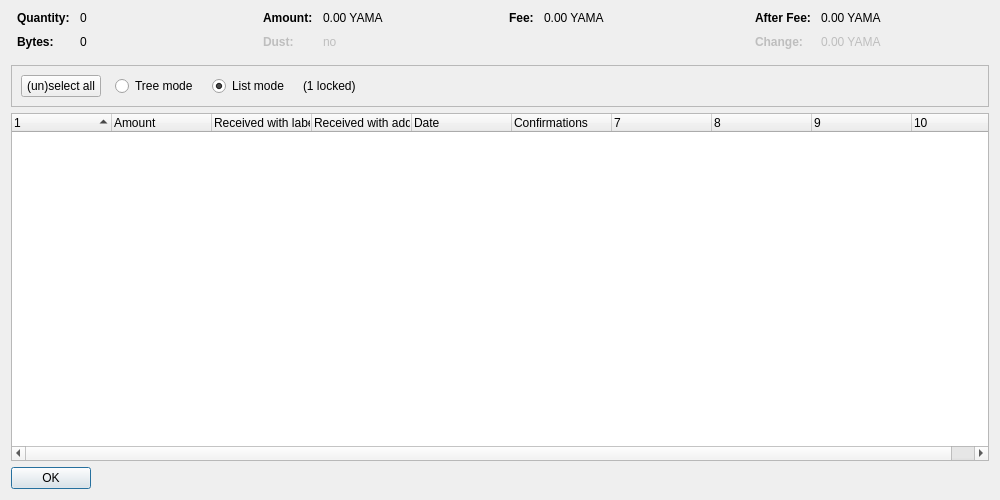
<?xml version="1.0" encoding="UTF-8"?>
<ui version="4.0">
 <class>CoinControlDialog</class>
 <widget class="QDialog" name="CoinControlDialog">
  <property name="geometry">
   <rect>
    <x>0</x>
    <y>0</y>
    <width>1000</width>
    <height>500</height>
   </rect>
  </property>
  <property name="windowTitle">
   <string>Coin Selection</string>
  </property>
  <layout class="QVBoxLayout" name="verticalLayout">
   <item>
    <layout class="QHBoxLayout" name="horizontalLayoutTop" stretch="0,0,0,0">
     <property name="topMargin">
      <number>0</number>
     </property>
     <property name="bottomMargin">
      <number>10</number>
     </property>
     <item>
      <layout class="QFormLayout" name="formLayoutCoinControl1">
       <property name="horizontalSpacing">
        <number>10</number>
       </property>
       <property name="verticalSpacing">
        <number>10</number>
       </property>
       <property name="leftMargin">
        <number>6</number>
       </property>
       <property name="rightMargin">
        <number>6</number>
       </property>
       <item row="0" column="0">
        <widget class="QLabel" name="labelCoinControlQuantityText">
         <property name="font">
          <font>
           <weight>75</weight>
           <bold>true</bold>
          </font>
         </property>
         <property name="text">
          <string>Quantity:</string>
         </property>
        </widget>
       </item>
       <item row="0" column="1">
        <widget class="QLabel" name="labelCoinControlQuantity">
         <property name="cursor">
          <cursorShape>IBeamCursor</cursorShape>
         </property>
         <property name="contextMenuPolicy">
          <enum>Qt::ActionsContextMenu</enum>
         </property>
         <property name="text">
          <string notr="true">0</string>
         </property>
         <property name="textInteractionFlags">
          <set>Qt::LinksAccessibleByMouse|Qt::TextSelectableByKeyboard|Qt::TextSelectableByMouse</set>
         </property>
        </widget>
       </item>
       <item row="1" column="0">
        <widget class="QLabel" name="labelCoinControlBytesText">
         <property name="font">
          <font>
           <weight>75</weight>
           <bold>true</bold>
          </font>
         </property>
         <property name="text">
          <string>Bytes:</string>
         </property>
        </widget>
       </item>
       <item row="1" column="1">
        <widget class="QLabel" name="labelCoinControlBytes">
         <property name="cursor">
          <cursorShape>IBeamCursor</cursorShape>
         </property>
         <property name="contextMenuPolicy">
          <enum>Qt::ActionsContextMenu</enum>
         </property>
         <property name="text">
          <string notr="true">0</string>
         </property>
         <property name="textInteractionFlags">
          <set>Qt::LinksAccessibleByMouse|Qt::TextSelectableByKeyboard|Qt::TextSelectableByMouse</set>
         </property>
        </widget>
       </item>
      </layout>
     </item>
     <item>
      <layout class="QFormLayout" name="formLayoutCoinControl2">
       <property name="horizontalSpacing">
        <number>10</number>
       </property>
       <property name="verticalSpacing">
        <number>10</number>
       </property>
       <property name="leftMargin">
        <number>6</number>
       </property>
       <property name="rightMargin">
        <number>6</number>
       </property>
       <item row="0" column="0">
        <widget class="QLabel" name="labelCoinControlAmountText">
         <property name="font">
          <font>
           <weight>75</weight>
           <bold>true</bold>
          </font>
         </property>
         <property name="text">
          <string>Amount:</string>
         </property>
        </widget>
       </item>
       <item row="0" column="1">
        <widget class="QLabel" name="labelCoinControlAmount">
         <property name="cursor">
          <cursorShape>IBeamCursor</cursorShape>
         </property>
         <property name="contextMenuPolicy">
          <enum>Qt::ActionsContextMenu</enum>
         </property>
         <property name="text">
          <string notr="true">0.00 YAMA</string>
         </property>
         <property name="textInteractionFlags">
          <set>Qt::LinksAccessibleByMouse|Qt::TextSelectableByKeyboard|Qt::TextSelectableByMouse</set>
         </property>
        </widget>
       </item>
       <item row="1" column="0">
        <widget class="QLabel" name="labelCoinControlLowOutputText">
         <property name="enabled">
          <bool>false</bool>
         </property>
         <property name="font">
          <font>
           <weight>75</weight>
           <bold>true</bold>
          </font>
         </property>
         <property name="text">
          <string>Dust:</string>
         </property>
        </widget>
       </item>
       <item row="1" column="1">
        <widget class="QLabel" name="labelCoinControlLowOutput">
         <property name="enabled">
          <bool>false</bool>
         </property>
         <property name="cursor">
          <cursorShape>IBeamCursor</cursorShape>
         </property>
         <property name="contextMenuPolicy">
          <enum>Qt::ActionsContextMenu</enum>
         </property>
         <property name="text">
          <string notr="true">no</string>
         </property>
         <property name="textInteractionFlags">
          <set>Qt::LinksAccessibleByMouse|Qt::TextSelectableByKeyboard|Qt::TextSelectableByMouse</set>
         </property>
        </widget>
       </item>
      </layout>
     </item>
     <item>
      <layout class="QFormLayout" name="formLayoutCoinControl3">
       <property name="horizontalSpacing">
        <number>10</number>
       </property>
       <property name="verticalSpacing">
        <number>10</number>
       </property>
       <property name="leftMargin">
        <number>6</number>
       </property>
       <property name="rightMargin">
        <number>6</number>
       </property>
       <item row="0" column="0">
        <widget class="QLabel" name="labelCoinControlFeeText">
         <property name="font">
          <font>
           <weight>75</weight>
           <bold>true</bold>
          </font>
         </property>
         <property name="text">
          <string>Fee:</string>
         </property>
        </widget>
       </item>
       <item row="0" column="1">
        <widget class="QLabel" name="labelCoinControlFee">
         <property name="cursor">
          <cursorShape>IBeamCursor</cursorShape>
         </property>
         <property name="contextMenuPolicy">
          <enum>Qt::ActionsContextMenu</enum>
         </property>
         <property name="text">
          <string notr="true">0.00 YAMA</string>
         </property>
         <property name="textInteractionFlags">
          <set>Qt::LinksAccessibleByMouse|Qt::TextSelectableByKeyboard|Qt::TextSelectableByMouse</set>
         </property>
        </widget>
       </item>
      </layout>
     </item>
     <item>
      <layout class="QFormLayout" name="formLayoutCoinControl4">
       <property name="horizontalSpacing">
        <number>10</number>
       </property>
       <property name="verticalSpacing">
        <number>10</number>
       </property>
       <property name="leftMargin">
        <number>6</number>
       </property>
       <property name="rightMargin">
        <number>6</number>
       </property>
       <item row="0" column="0">
        <widget class="QLabel" name="labelCoinControlAfterFeeText">
         <property name="font">
          <font>
           <weight>75</weight>
           <bold>true</bold>
          </font>
         </property>
         <property name="text">
          <string>After Fee:</string>
         </property>
        </widget>
       </item>
       <item row="0" column="1">
        <widget class="QLabel" name="labelCoinControlAfterFee">
         <property name="cursor">
          <cursorShape>IBeamCursor</cursorShape>
         </property>
         <property name="contextMenuPolicy">
          <enum>Qt::ActionsContextMenu</enum>
         </property>
         <property name="text">
          <string notr="true">0.00 YAMA</string>
         </property>
         <property name="textInteractionFlags">
          <set>Qt::LinksAccessibleByMouse|Qt::TextSelectableByKeyboard|Qt::TextSelectableByMouse</set>
         </property>
        </widget>
       </item>
       <item row="1" column="0">
        <widget class="QLabel" name="labelCoinControlChangeText">
         <property name="enabled">
          <bool>false</bool>
         </property>
         <property name="font">
          <font>
           <weight>75</weight>
           <bold>true</bold>
          </font>
         </property>
         <property name="text">
          <string>Change:</string>
         </property>
        </widget>
       </item>
       <item row="1" column="1">
        <widget class="QLabel" name="labelCoinControlChange">
         <property name="enabled">
          <bool>false</bool>
         </property>
         <property name="cursor">
          <cursorShape>IBeamCursor</cursorShape>
         </property>
         <property name="contextMenuPolicy">
          <enum>Qt::ActionsContextMenu</enum>
         </property>
         <property name="text">
          <string notr="true">0.00 YAMA</string>
         </property>
         <property name="textInteractionFlags">
          <set>Qt::LinksAccessibleByMouse|Qt::TextSelectableByKeyboard|Qt::TextSelectableByMouse</set>
         </property>
        </widget>
       </item>
      </layout>
     </item>
    </layout>
   </item>
   <item>
    <widget class="QFrame" name="frame">
     <property name="minimumSize">
      <size>
       <width>0</width>
       <height>40</height>
      </size>
     </property>
     <property name="frameShape">
      <enum>QFrame::StyledPanel</enum>
     </property>
     <property name="frameShadow">
      <enum>QFrame::Sunken</enum>
     </property>
     <layout class="QHBoxLayout" name="horizontalLayout">
      <item>
       <layout class="QHBoxLayout" name="horizontalLayoutPanel" stretch="0,0,0,0,0">
        <property name="spacing">
         <number>14</number>
        </property>
        <item>
         <widget class="QPushButton" name="pushButtonSelectAll">
          <property name="sizePolicy">
           <sizepolicy hsizetype="Maximum" vsizetype="Fixed">
            <horstretch>0</horstretch>
            <verstretch>0</verstretch>
           </sizepolicy>
          </property>
          <property name="text">
           <string>(un)select all</string>
          </property>
          <property name="autoDefault">
           <bool>false</bool>
          </property>
         </widget>
        </item>
        <item>
         <widget class="QRadioButton" name="radioTreeMode">
          <property name="sizePolicy">
           <sizepolicy hsizetype="Maximum" vsizetype="Fixed">
            <horstretch>0</horstretch>
            <verstretch>0</verstretch>
           </sizepolicy>
          </property>
          <property name="text">
           <string>Tree mode</string>
          </property>
         </widget>
        </item>
        <item>
         <widget class="QRadioButton" name="radioListMode">
          <property name="sizePolicy">
           <sizepolicy hsizetype="Maximum" vsizetype="Fixed">
            <horstretch>0</horstretch>
            <verstretch>0</verstretch>
           </sizepolicy>
          </property>
          <property name="text">
           <string>List mode</string>
          </property>
          <property name="checked">
           <bool>true</bool>
          </property>
         </widget>
        </item>
        <item>
         <widget class="QLabel" name="labelLocked">
          <property name="text">
           <string notr="true">(1 locked)</string>
          </property>
         </widget>
        </item>
        <item>
         <spacer name="horizontalSpacer">
          <property name="orientation">
           <enum>Qt::Horizontal</enum>
          </property>
          <property name="sizeHint" stdset="0">
           <size>
            <width>40</width>
            <height>20</height>
           </size>
          </property>
         </spacer>
        </item>
       </layout>
      </item>
     </layout>
    </widget>
   </item>
   <item>
    <widget class="CoinControlTreeWidget" name="treeWidget">
     <property name="contextMenuPolicy">
      <enum>Qt::CustomContextMenu</enum>
     </property>
     <property name="sortingEnabled">
      <bool>false</bool>
     </property>
     <property name="columnCount">
      <number>10</number>
     </property>
     <attribute name="headerShowSortIndicator" stdset="0">
      <bool>true</bool>
     </attribute>
     <attribute name="headerStretchLastSection">
      <bool>false</bool>
     </attribute>
     <column>
      <property name="text">
       <string/>
      </property>
     </column>
     <column>
      <property name="text">
       <string>Amount</string>
      </property>
     </column>
     <column>
      <property name="text">
       <string>Received with label</string>
      </property>
     </column>
     <column>
      <property name="text">
       <string>Received with address</string>
      </property>
     </column>
     <column>
      <property name="text">
       <string>Date</string>
      </property>
     </column>
     <column>
      <property name="text">
       <string>Confirmations</string>
      </property>
      <property name="toolTip">
       <string>Confirmed</string>
      </property>
     </column>
     <column>
      <property name="text">
       <string/>
      </property>
     </column>
     <column>
      <property name="text">
       <string/>
      </property>
     </column>
     <column>
      <property name="text">
       <string/>
      </property>
     </column>
     <column>
      <property name="text">
       <string/>
      </property>
     </column>
    </widget>
   </item>
   <item>
    <widget class="QDialogButtonBox" name="buttonBox">
     <property name="sizePolicy">
      <sizepolicy hsizetype="Maximum" vsizetype="Fixed">
       <horstretch>0</horstretch>
       <verstretch>0</verstretch>
      </sizepolicy>
     </property>
     <property name="orientation">
      <enum>Qt::Horizontal</enum>
     </property>
     <property name="standardButtons">
      <set>QDialogButtonBox::Ok</set>
     </property>
    </widget>
   </item>
  </layout>
 </widget>
 <customwidgets>
  <customwidget>
   <class>CoinControlTreeWidget</class>
   <extends>QTreeWidget</extends>
   <header>coincontroltreewidget.h</header>
  </customwidget>
 </customwidgets>
 <resources/>
 <connections/>
</ui>
